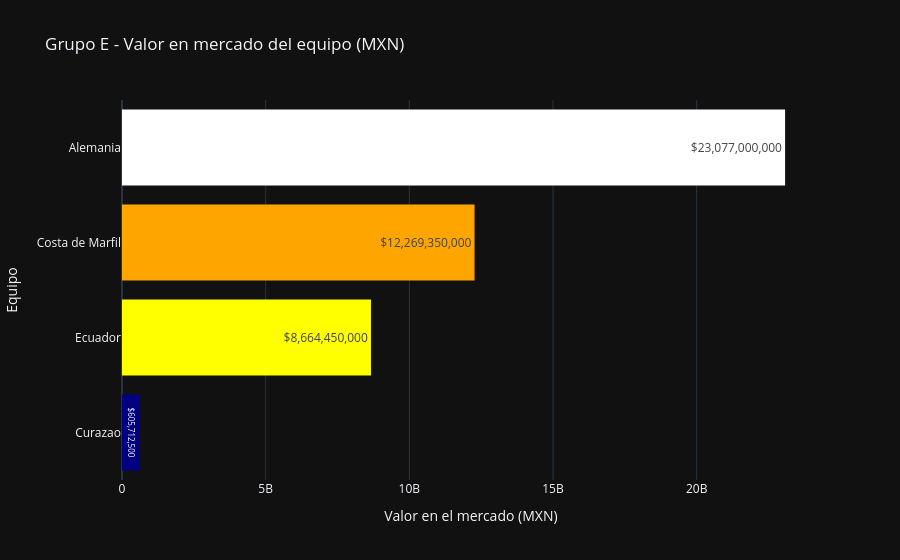

Source (notebook cell):
### Code cell
plot_squad_values(df_group_e, title="Grupo E - Valor en mercado del equipo (MXN)", colors=["navy", "yellow", "orange","white"])

### Figure 1 — Plotly figure (JSON) as saved in the notebook; plotly's stock layout.template omitted (floating-point values rounded to 4 significant figures)
{"data": [{"marker": {"color": ["navy", "yellow", "orange", "white"], "line": {"width": 0}}, "orientation": "h", "text": ["$605,712,500", "$8,664,450,000", "$12,269,350,000", "$23,077,000,000"], "textposition": "inside", "type": "bar", "x": [605700000.0, 8664000000.0, 12270000000.0, 23080000000.0], "y": ["Curazao", "Ecuador", "Costa de Marfil", "Alemania"]}], "layout": {"showlegend": false, "title": {"text": "Grupo E - Valor en mercado del equipo (MXN)"}, "xaxis": {"title": {"text": "Valor en el mercado (MXN)"}}, "yaxis": {"title": {"text": "Equipo"}}}}
